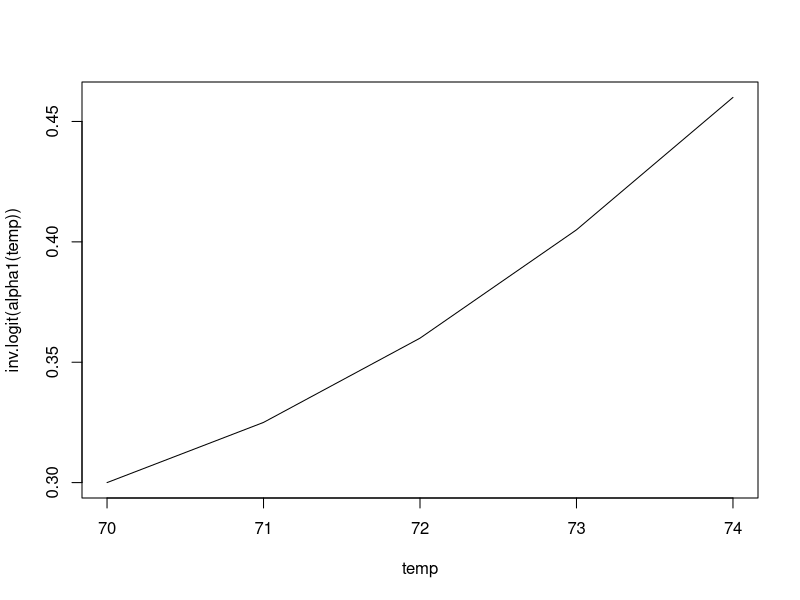

The R script that drew this image:
library(gtools)
library(dplyr)

# Likelihood calculator
loglik_i <- function(beta, data){
  y1_prev <- y2_prev <- ll <- 0
  n <- nrow(data)
  
  for (i in 1:n){
    ll <- ll + loglik_k(beta, data[i,], y1_prev, y2_prev)
    y1_prev <- data[i,]$y1
    y2_prev <- data[i,]$y2
  }
  
  ll
}

# Calculate likelihood for one observation
loglik_k <- function(beta, curr_obs, y1_prev, y2_prev){
  # Extract current obs. values
  trt <- curr_obs$trt
  t <- curr_obs$t
  y1 <- curr_obs$y1
  y2 <- curr_obs$y2
  theta <- theta(beta$betat, trt, t)
  
  # Calculate values of pi1 and pi2, given previous y1
  pi1 <- pi1(beta$beta1, trt, t, y1_prev, beta$beta1y)
  pi2 <- pi2(beta$beta2, trt, t, y1_prev, beta$beta2y)
  pi12 <- pi12(theta,pi1,pi2)

  # Calculate the 8 likelihood contributions, given current and previous y values
  y_00 <- (1-y1)*(1-y2)*log(1-pi1-pi2+pi12)
  y_01 <- (1-y1)*y2*log(pi2-pi12)
  y_10 <- y1*(1-y2)*log(pi1-pi12)
  y_11 <- y1*y2*log(pi12)
  
  return(y_00+y_01+y_10+y_11)
}

# Functions to calculate equations 5-7
pi1 <- function(beta1, X, t, y1, beta1y){
  # Added y1*beta1y term
  inv.logit(alpha1(t) + X%*%beta1 + y1*beta1y)
}

pi2 <- function(beta2, X, t, y1, beta2y){
  inv.logit(alpha2(t) + X%*%beta2 + y1*beta2y)
}

theta <- function(betat, X, t){
  inv.logit(alphat(t) + X%*%betat)
}

pi12 <- function(theta, pi1, pi2){
  # Note pi1 and pi2 are functions of the previous y1
  if (theta == 1){
    return(pi1*pi2)
  }
  
  a = (pi1 + pi2) * (theta-1)
  (1/(2*(theta-1))) * (1 + a - sqrt( (1 + a)^2 - 4*theta*(theta-1)*pi1*pi2))
}

# Functions to calculate time-dependent alphas
alpha1 <- function(t){
  logit(0.2 + 0.02*(t-65) + 0.005*(t-70)^2)
}

temp <- 70:74
plot(temp, inv.logit(alpha1(temp)), type="l")

alpha2 <- function(t){
  logit(0.03 + 0.003*(t-65) + 0.00016*(t-65)^2)
}

alphat <- function(t){
  ifelse(t<=95, 0.9 + 0.07*(t-65) - 0.0032*(t-65)^2, 0)
}


# Data structure
data <- data.frame(id=rep(0,4), t=70:73, y1=c(0,1,1,0), y2=c(0,0,0,1), trt=rep(1,4))
beta <- data.frame(beta1=log(0.7), beta2=log(0.5), betat=0, beta1y=log(1.2), beta2y=log(1.4))

# Run likelihood
loglik_i(beta, data)




# Generate data
gen_data <- function(n=20, n_obs=5){
  trt <- rep(rbinom(n,1,0.5),each=n_obs)
  t <- rep(70:74,n_obs)
  id <- rep(1:n, each=n_obs)
  beta <- data.frame(beta1=5, beta2=3, betat=3, beta1y=log(1.2), beta2y=log(1.4))
  dat <- data.frame(id,t,y1=0,y2=0,trt)

  for (i in 1:n){
    # Generate sequence of outcomes
    for (j in 2:n_obs){
      ci <- (i-1)*n_obs + j
      y1_prev <- dat[ci-1,]$y1
      y2_prev <- dat[ci-1,]$y2
      curr_obs <- dat[ci,]
      trt <- curr_obs$trt
      t <- curr_obs$t

      # Stop if terminal event
      if (y2_prev == 1){
        break
      }
      
      # Calculate values of pi1 and pi2, given previous y1
      theta <- theta(beta$betat, trt, t)
      pi1 <- pi1(beta$beta1, trt, t, y1_prev, beta$beta1y)
      pi2 <- pi2(beta$beta2, trt, t, y1_prev, beta$beta2y)
      pi12 <- pi12(theta,pi1,pi2)
      
      # Calculate multinomial probabilities
      prob_00 <- 1-pi1-pi2+pi12
      prob_01 <- pi2-pi12
      prob_10 <- pi1-pi12
      prob_11 <- pi12
      
      # Choose outcome
      out <- which(rmultinom(1,1,c(prob_00,prob_01,prob_10,prob_11))==1)
      print(c(prob_00,prob_01,prob_10,prob_11,out))
      
      switch(out,
       {dat[ci,"y1"]=0
        dat[ci,"y2"]=0},
       {dat[ci,"y1"]=0
        dat[ci,"y2"]=1},
       {dat[ci,"y1"]=1
        dat[ci,"y2"]=0},
       {dat[ci,"y1"]=1
        dat[ci,"y2"]=1}
      )
    }
  }
  return(dat)
}

gen_data()

# could look at event rates and its effect on beta
# play with alpha curve for good variability to affect baseline
# can start by setting alpha as set values
# can start with freq. maximizing likelihood before bayesian




